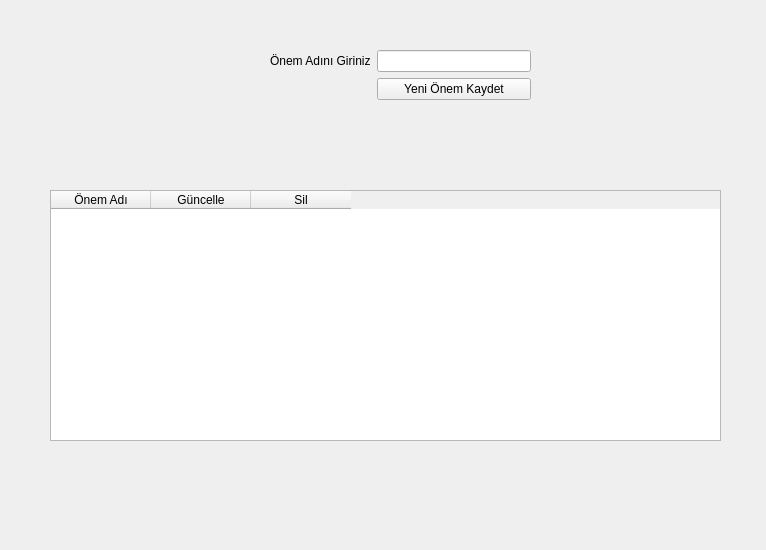
<?xml version="1.0" encoding="UTF-8"?>
<ui version="4.0">
 <class>Form</class>
 <widget class="QWidget" name="Form">
  <property name="geometry">
   <rect>
    <x>0</x>
    <y>0</y>
    <width>766</width>
    <height>550</height>
   </rect>
  </property>
  <property name="windowTitle">
   <string>Form</string>
  </property>
  <widget class="QTableWidget" name="tableWidget">
   <property name="geometry">
    <rect>
     <x>50</x>
     <y>190</y>
     <width>671</width>
     <height>251</height>
    </rect>
   </property>
   <column>
    <property name="text">
     <string>Önem Adı</string>
    </property>
   </column>
   <column>
    <property name="text">
     <string>Güncelle</string>
    </property>
   </column>
   <column>
    <property name="text">
     <string>Sil</string>
    </property>
   </column>
  </widget>
  <widget class="QWidget" name="formLayoutWidget">
   <property name="geometry">
    <rect>
     <x>270</x>
     <y>50</y>
     <width>261</width>
     <height>80</height>
    </rect>
   </property>
   <layout class="QFormLayout" name="formLayout">
    <item row="0" column="0">
     <widget class="QLabel" name="birimAdNGirinizLabel">
      <property name="text">
       <string>Önem Adını Giriniz</string>
      </property>
     </widget>
    </item>
    <item row="0" column="1">
     <widget class="QLineEdit" name="onem_adi"/>
    </item>
    <item row="1" column="1">
     <widget class="QPushButton" name="pushButton">
      <property name="text">
       <string>Yeni Önem Kaydet</string>
      </property>
     </widget>
    </item>
   </layout>
  </widget>
 </widget>
 <resources/>
 <connections/>
</ui>
